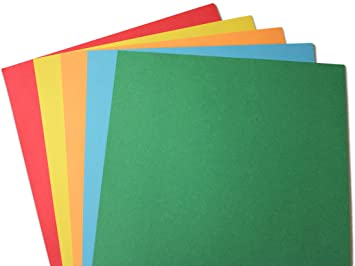
#> input picture paper.jpg, 355 x 266 px
$ python realtime_color_detection.py
#> lines starting #> are read from the running program, lines starting #| are printed output that depends on the picture; after the words box and inside, x2 and y2 are one past the last pixel; in counts of white or black regions, pixels touching at a corner belong together
import cv2
import numpy as np

def hsvChange(a):
    pass

# Making of the trackbar windows HSV
cv2.namedWindow("HSV Trackbar - Color Detection", cv2.WINDOW_NORMAL)
cv2.resizeWindow("HSV Trackbar - Color Detection", 640, 240)
cv2.createTrackbar("Min Hue", "HSV Trackbar - Color Detection", 0, 180, hsvChange)
cv2.createTrackbar("Max Hue", "HSV Trackbar - Color Detection", 180, 180, hsvChange)
cv2.createTrackbar("Min Saturation", "HSV Trackbar - Color Detection", 0, 255, hsvChange)
cv2.createTrackbar("Max Saturation", "HSV Trackbar - Color Detection", 255, 255, hsvChange)
cv2.createTrackbar("Min Value", "HSV Trackbar - Color Detection", 0, 255, hsvChange)
cv2.createTrackbar("Max Value", "HSV Trackbar - Color Detection", 255, 255, hsvChange)

image = cv2.imread('paper.jpg')
#> image is the input picture: shape (266, 355, 3); mean B, G, R 132.2, 168.1, 137.2
image = cv2.resize(image, None, fx = 0.5, fy = 0.5)
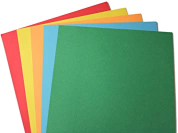
#> image: shape (133, 178, 3); mean B, G, R 132.6, 168.5, 137.6
cv2.imshow("Original",image)

while True:
    h_min = cv2.getTrackbarPos("Min Hue", "HSV Trackbar - Color Detection")
    h_max = cv2.getTrackbarPos("Max Hue", "HSV Trackbar - Color Detection")
    s_min = cv2.getTrackbarPos("Min Saturation", "HSV Trackbar - Color Detection")
    s_max = cv2.getTrackbarPos("Max Saturation", "HSV Trackbar - Color Detection")
    v_min = cv2.getTrackbarPos("Min Value", "HSV Trackbar - Color Detection")
    v_max = cv2.getTrackbarPos("Max Value", "HSV Trackbar - Color Detection")

    lower = np.array([h_min, s_min, v_min])
    higher = np.array([h_max, s_max, v_max])

    mask = cv2.inRange(image, lower, higher)
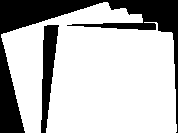
#> mask: shape (133, 178); 73.4% white; 2 black regions, box (x1, y1, x2, y2) and area: (0, 0, 178, 133) 5238, (41, 25, 59, 133) 1049
    result = cv2.bitwise_and(image, image, mask=mask)
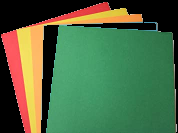
#> result: shape (133, 178, 3); mean B, G, R 67.9, 105.2, 79.1

    cv2.imshow("Mask",mask)
    cv2.imshow("Result",result)
    if cv2.waitKey(1) & 0xff == ord('q'):
#> (key q is pressed here)
        break

cv2.destroyAllWindows()
